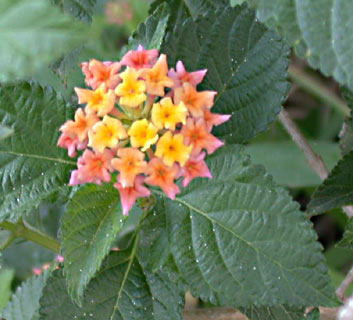
#> input picture i5.jpg, 353 x 320 px
$ python operacionesPI5.py
#> lines starting #> are read from the running program, lines starting #| are printed output that depends on the picture
import cv2
import numpy as np

IMG = cv2.imread('i5.jpg')
#> IMG is the input picture: shape (320, 353, 3); mean B, G, R 88.2, 119.3, 107.2
cv2.imshow('Imagen', IMG)
IMG = cv2.cvtColor(IMG, cv2.COLOR_BGR2RGB)

K = np.ones((5, 5), np.float32)/25
HMG = cv2.filter2D(IMG, -1, K)
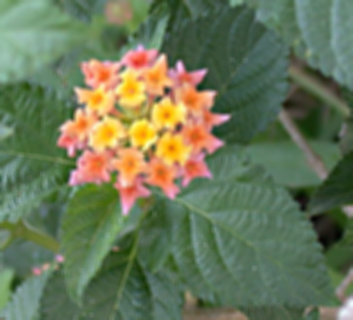
#> HMG: shape (320, 353, 3); mean R, G, B 107.2, 119.3, 88.2
BL = cv2.blur(IMG, (5, 5))

T = ['Imagen Original ', '2D Convolution', 'Blur']
IMGS = [IMG, HMG, BL]

for j in range(3):
    cv2.imshow(T[j], IMGS[j])

cv2.waitKey(0)
cv2.destroyAllWindows()

$ run again, with i12.jpg copied over i5.jpg
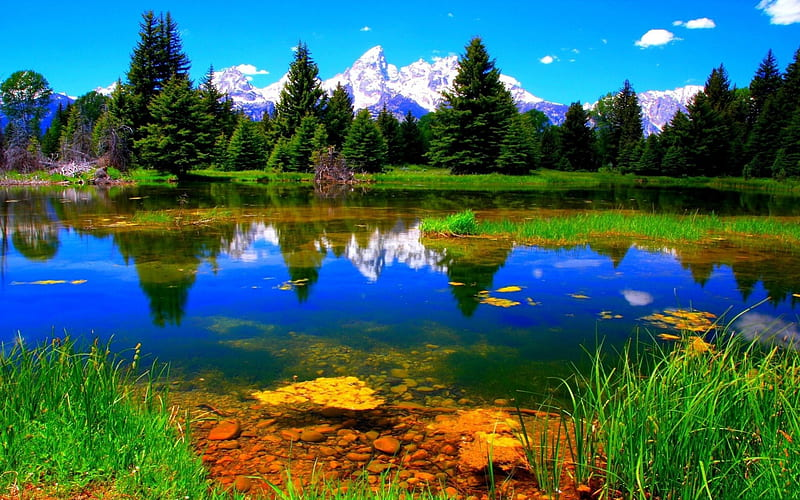
#> input picture i12.jpg, 800 x 500 px
#> IMG is the input picture: shape (500, 800, 3); mean B, G, R 89.5, 100.2, 57.9
#> `HMG = cv2.filter2D(IMG, -1, K)`:
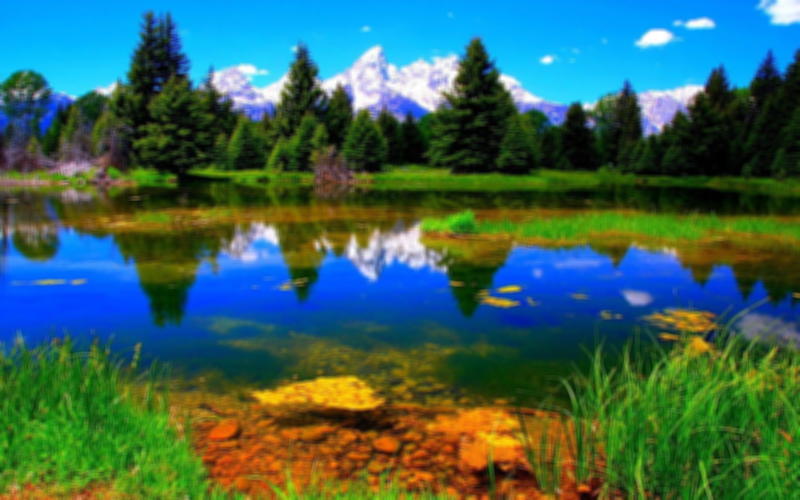
#> HMG: shape (500, 800, 3); mean R, G, B 57.9, 100.2, 89.5
